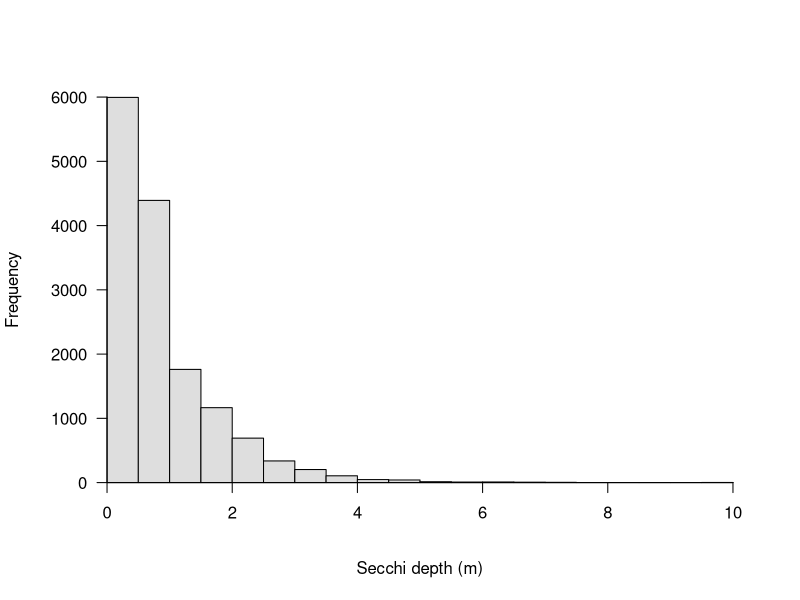

Write the R code that produced this figure.
## ---- chunk 1

## ---- chunk 2
ohio <- read.csv('data/ohio.csv')
## ---- chunk 3
names(ohio)
## ---- chunk 4
# First, we replace Secchi..m. with Secchi
names(ohio)[7] <- "Secchi"

# Next, we replace County..Borough.Parrish.
# with just County because we are working in a 
# single state in this case, not becuase we are
# County-centric :)
names(ohio)[11] <- "County"
## ---- chunk 5
# Replace names of both at once
# because that is cooler than one
# at a time.
names(ohio)[c(7,11)] <- c('Secchi', 'County')
## ---- chunk 6
# Make the histogram
hist(ohio$Secchi, col='gray87', yaxt='n', xaxt='n',
     xlab='Secchi depth (m)', main='')
axis(side=1, pos=0)
axis(side=2, las=2, pos=0)
